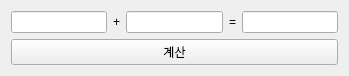
<?xml version="1.0" encoding="UTF-8"?>
<ui version="4.0">
 <class>Widget</class>
 <widget class="QWidget" name="Widget">
  <property name="geometry">
   <rect>
    <x>0</x>
    <y>0</y>
    <width>349</width>
    <height>66</height>
   </rect>
  </property>
  <property name="windowTitle">
   <string>Widget</string>
  </property>
  <layout class="QVBoxLayout" name="verticalLayout">
   <item>
    <layout class="QHBoxLayout" name="horizontalLayout">
     <item>
      <widget class="QLineEdit" name="leAvalue"/>
     </item>
     <item>
      <widget class="QLabel" name="label">
       <property name="text">
        <string>+</string>
       </property>
      </widget>
     </item>
     <item>
      <widget class="QLineEdit" name="leBvalue"/>
     </item>
     <item>
      <widget class="QLabel" name="label_2">
       <property name="text">
        <string>=</string>
       </property>
      </widget>
     </item>
     <item>
      <widget class="QLineEdit" name="leResult"/>
     </item>
    </layout>
   </item>
   <item>
    <widget class="QPushButton" name="pbtResult">
     <property name="text">
      <string>계산</string>
     </property>
    </widget>
   </item>
  </layout>
 </widget>
 <resources/>
 <connections/>
</ui>
